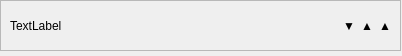
<?xml version="1.0" encoding="UTF-8"?>
<ui version="4.0">
 <class>Form</class>
 <widget class="QWidget" name="Form">
  <property name="geometry">
   <rect>
    <x>0</x>
    <y>0</y>
    <width>402</width>
    <height>56</height>
   </rect>
  </property>
  <property name="windowTitle">
   <string>Form</string>
  </property>
  <widget class="QFrame" name="frame">
   <property name="geometry">
    <rect>
     <x>0</x>
     <y>0</y>
     <width>401</width>
     <height>51</height>
    </rect>
   </property>
   <property name="frameShape">
    <enum>QFrame::StyledPanel</enum>
   </property>
   <property name="frameShadow">
    <enum>QFrame::Raised</enum>
   </property>
   <widget class="QWidget" name="horizontalLayoutWidget">
    <property name="geometry">
     <rect>
      <x>0</x>
      <y>0</y>
      <width>401</width>
      <height>51</height>
     </rect>
    </property>
    <layout class="QHBoxLayout" name="horizontalLayout">
     <property name="leftMargin">
      <number>10</number>
     </property>
     <property name="rightMargin">
      <number>10</number>
     </property>
     <item>
      <widget class="QLabel" name="name">
       <property name="sizePolicy">
        <sizepolicy hsizetype="MinimumExpanding" vsizetype="Preferred">
         <horstretch>0</horstretch>
         <verstretch>0</verstretch>
        </sizepolicy>
       </property>
       <property name="text">
        <string>TextLabel</string>
       </property>
       <property name="scaledContents">
        <bool>false</bool>
       </property>
      </widget>
     </item>
     <item>
      <widget class="QLabel" name="show">
       <property name="sizePolicy">
        <sizepolicy hsizetype="Preferred" vsizetype="Preferred">
         <horstretch>0</horstretch>
         <verstretch>0</verstretch>
        </sizepolicy>
       </property>
       <property name="text">
        <string>▼</string>
       </property>
       <property name="alignment">
        <set>Qt::AlignRight|Qt::AlignTrailing|Qt::AlignVCenter</set>
       </property>
       <property name="margin">
        <number>10</number>
       </property>
      </widget>
     </item>
     <item>
      <widget class="QLabel" name="edit">
       <property name="text">
        <string>▲</string>
       </property>
       <property name="margin">
        <number>10</number>
       </property>
      </widget>
     </item>
     <item>
      <widget class="QLabel" name="delete_2">
       <property name="text">
        <string>▲</string>
       </property>
       <property name="margin">
        <number>10</number>
       </property>
      </widget>
     </item>
    </layout>
   </widget>
  </widget>
 </widget>
 <resources/>
 <connections/>
</ui>
